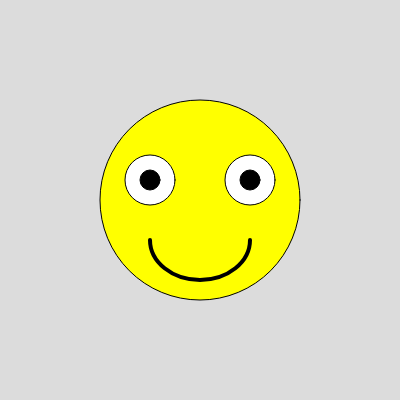
Frame 1 (no input)
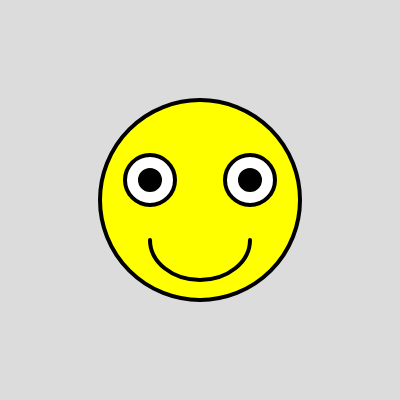
Frame 60 (no input)
Frame 120 (the mouse pressed at the canvas centre since frame 60): identical to frame 60, image omitted

The p5.js sketch that drew these frames (run headless with seeded random() and noise() and a simulated clock; from frame 60 on, the mouse is pressed at the canvas centre):

// p5.js sketch
// ── sketch.js
function setup() {
  createCanvas(400, 400);
}

function draw() {
  background(220);

  fill(255, 255, 0); 
  ellipse(200, 200, 200, 200); 

  fill(255); 
  ellipse(150, 180, 50, 50); 
  ellipse(250, 180, 50, 50); 

  fill(0); 
  ellipse(150, 180, 20, 20); 
  ellipse(250, 180, 20, 20); 

  noFill(); 
  stroke(0); 
  strokeWeight(4); 
  arc(200, 240, 100, 80, 0, PI); 
}
